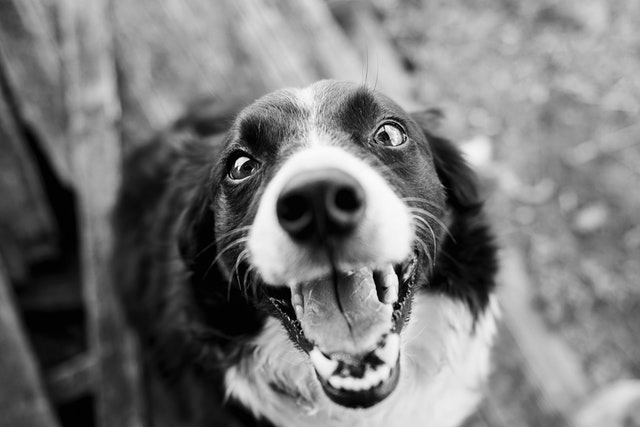
#> input picture dog.png, 640 x 427 px
$ jupyter execute TSUB-procImagem.ipynb   (older library calls are emulated)
#> lines starting #> are read from the running program, lines starting #| are printed output that depends on the picture; after the words box and inside, x2 and y2 are one past the last pixel; in counts of white or black regions, pixels touching at a corner belong together
# Atividade processamento de imagens

    Aluno: Natalia Ferraz Ribeiro                                       RA: 13.02818-9

[cell 1]
import numpy as np
import cv2
from matplotlib import pyplot as plt

# Exercicio 1

[cell 2]
img = cv2.imread('dog.png', 0)
#> img is the input picture: shape (427, 640); min 0, max 253, mean 120.8
plt.imshow(img, cmap = 'gray')
plt.title('Imagem original'), plt.xticks([]), plt.yticks([])
plt.show()

Função que recebe uma imagem em escala cinza e gera uma imagem binarizada

[cell 3]
ret, gray = cv2.threshold(img, 127, 256, cv2.THRESH_BINARY)
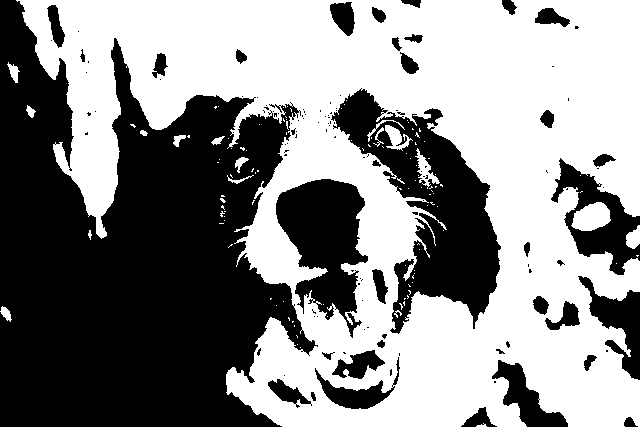
#> gray: shape (427, 640); 54.3% white; 121 black regions (85 under 20 px)

[cell 4]
plt.imshow(gray, cmap = 'gray')
plt.title('Imagem binarizada')
plt.show()

# Exercicio 2

[cell 5]
im2, contours, hierarchy = cv2.findContours(gray, cv2.RETR_TREE, cv2.CHAIN_APPROX_SIMPLE)
#> contours = 275 contours, 224 with area under 20; largest, box (x1, y1, x2, y2) and area: (16, 0, 640, 427) 176328, (330, 88, 502, 335) 18060, (275, 178, 369, 339) 8625, (314, 367, 396, 410) 1306, (331, 349, 386, 380) 858
cv2.drawContours(img, contours, -1, (255,0,0), 3)
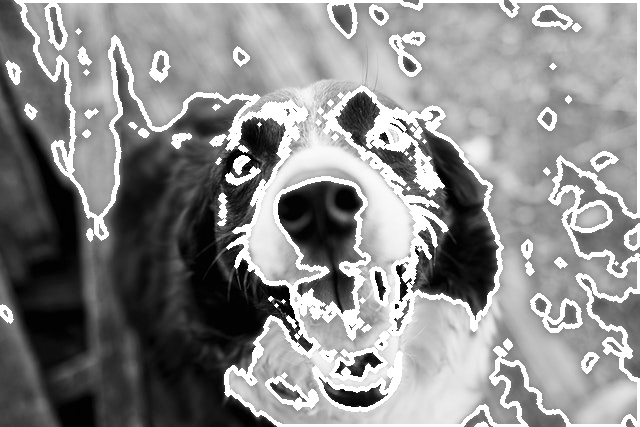
#> img: shape (427, 640); 14.54% of pixels changed, all inside (x1, y1, x2, y2) = (0, 0, 640, 427)
plt.title('Bordas de imagem binarizadas')
plt.imshow(img)
